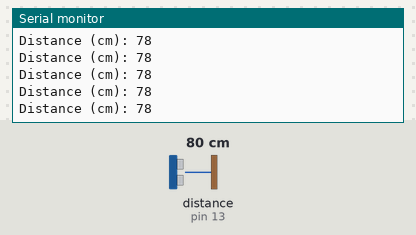
A sketch run on a simulated Arduino Uno, built with avr-gcc and run on an emulated ATmega328P. Parts: the last lines printed to the serial monitor. Wiring (inferred from the names in the program): ultrasonic range finder: trigger pin 12; echo pin 13. The test bench sets the inputs (shaded band); at power-on: distance to the obstacle (sensor on pin 13) 80 cm. The echo pulse lasts 58.3 µs per cm.

Above: at 1.2 s.
1.3 s: distance to the obstacle (sensor on pin 13) set to 2 cm
At 1.9 s:
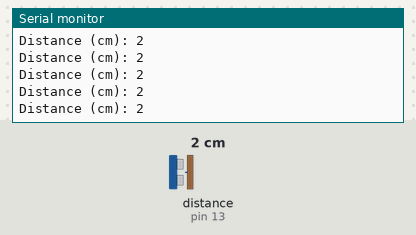
4.3 s: distance to the obstacle (sensor on pin 13) set to 18 cm
At 4.9 s:
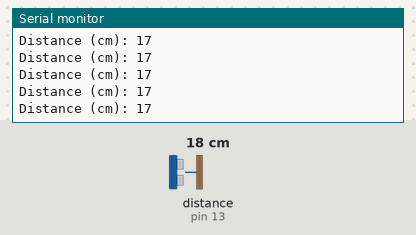
7.3 s: distance to the obstacle (sensor on pin 13) set to 4 cm
At 7.8 s:
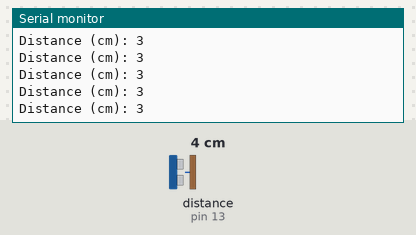
10.3 s: distance to the obstacle (sensor on pin 13) set to 35 cm
At 10.8 s:
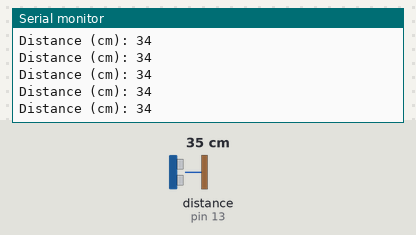
13.3 s: distance to the obstacle (sensor on pin 13) set to 120 cm
At 14.1 s:
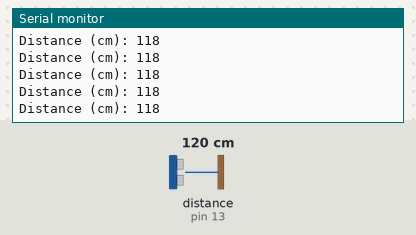
19.3 s: distance to the obstacle (sensor on pin 13) set to 9 cm
At 19.8 s:
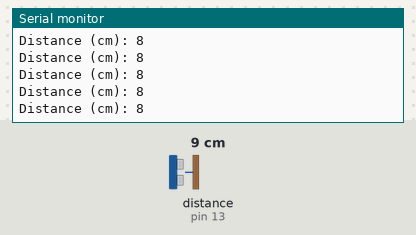
Timing chart, 0 to 22.3 s (numbered marks = the images above; inputs shaded):
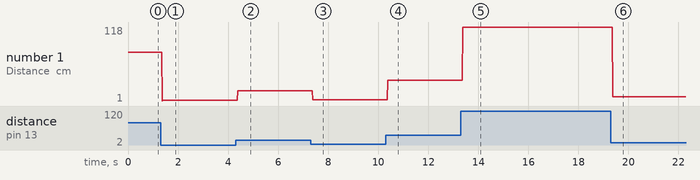

Measured:
- after the input at 1.3 s, the serial monitor: prints a new line after 0.07 s (image 1)
- after the input at 4.3 s, the serial monitor: prints a new line after 0.08 s (image 2)
- after the input at 7.3 s, the serial monitor: prints a new line after 0.09 s (image 3)
- after the input at 10.3 s, the serial monitor: prints a new line after 0.08 s (image 4)
- after the input at 13.3 s, the serial monitor: prints a new line after 0.08 s (image 5)
- after the input at 19.3 s, the serial monitor: prints a new line after 0.08 s (image 6)
- plotted number 1: 78 → 2 after the input at 1.3 s, 2 → 17 after the input at 4.3 s, 17 → 3 after the input at 7.3 s, 3 → 34 after the input at 10.3 s, 34 → 118 after the input at 13.3 s

The sketch:

ultrasonic_sensor.ino
```cpp
/*
* Ultrasonic Sensor HC-SR04 and Arduino Tutorial
* by Dejan Nedelkovski,
* https://howtomechatronics.com/tutorials/arduino/ultrasonic-sensor-hc-sr04/
*
*/

// defines pins numbers
const int trigPin = 12;
const int echoPin = 13;

// defines variables
long duration;
int distance;

void setup() {
  pinMode(trigPin, OUTPUT); // Sets the trigPin as an Output
  pinMode(echoPin, INPUT); // Sets the echoPin as an Input
  Serial.begin(9600); // Starts the serial communication

}
void loop() {
  // Clears the trigPin
  digitalWrite(trigPin, LOW);
  delayMicroseconds(2);
  // Sets the trigPin on HIGH state for 10 micro seconds
  digitalWrite(trigPin, HIGH);
  delayMicroseconds(10);
  digitalWrite(trigPin, LOW);
  // Reads the echoPin, returns the sound wave travel time in microseconds
  duration = pulseIn(echoPin, HIGH);
  // Calculating the distance
  distance= duration*0.034/2;
  // Prints the distance in centimeters on the Serial Monitor
  Serial.print("Distance (cm): ");
  Serial.println(distance);
}
```
